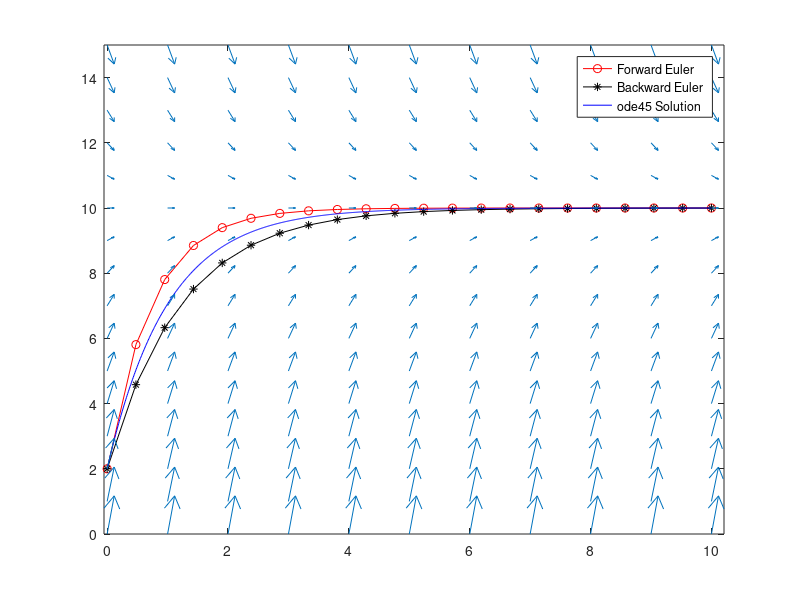

MATLAB code for this plot:
% An implementation of Euler's method to solve the ODE problem
%    y' = 10 - y
%    y(0) = y_initial

% Input variables.
y_initial = 2;

t_initial = 0;
t_final = 10;
number_steps =21;

% initialize vectors to hold the solution.
t = zeros(1,number_steps);   % Time
yf = zeros(1,number_steps);  % Forward Euler solution
yb = zeros(1,number_steps);  % Backward Euler solution

% Initialize variables.
Delta_t = (t_final - t_initial)/number_steps;
t(1) = t_initial;
yf(1) = y_initial;
yb(1) = y_initial;

% Run the main loop.
for i = 1:number_steps
    t(i+1) = t(i) + Delta_t;
    % The next line is the only place where the equation appears:
    % Forward Euler: 
    yf(i+1) = yf(i) + Delta_t*(10 - yf(i));
    % Backward Euler:
    yb(i+1) = (yb(i)+10*Delta_t)/(1+Delta_t);
end

% Plot the forward solution in red.
plot(t,yf,'r-o');
hold on; 

% Plot the backward solution in black.
plot(t,yb,'k-*');
hold on; 

% Plot the ode45 ("exact") solution in blue.
[t_ode45,y_ode45] = ode45(@(tt,yy) 10 - yy, linspace(0,t_final,1000),y_initial);
plot(t_ode45,y_ode45(:,1),'b-');
hold on; 

% Plot the direction field.
[T,Y] = meshgrid(0:t_final,0:15);
S = 10 - Y;
hold on;
quiver(T,Y,ones(size(S)), S);
axis tight;

% Make a legend.
legend('Forward Euler','Backward Euler','ode45 Solution');